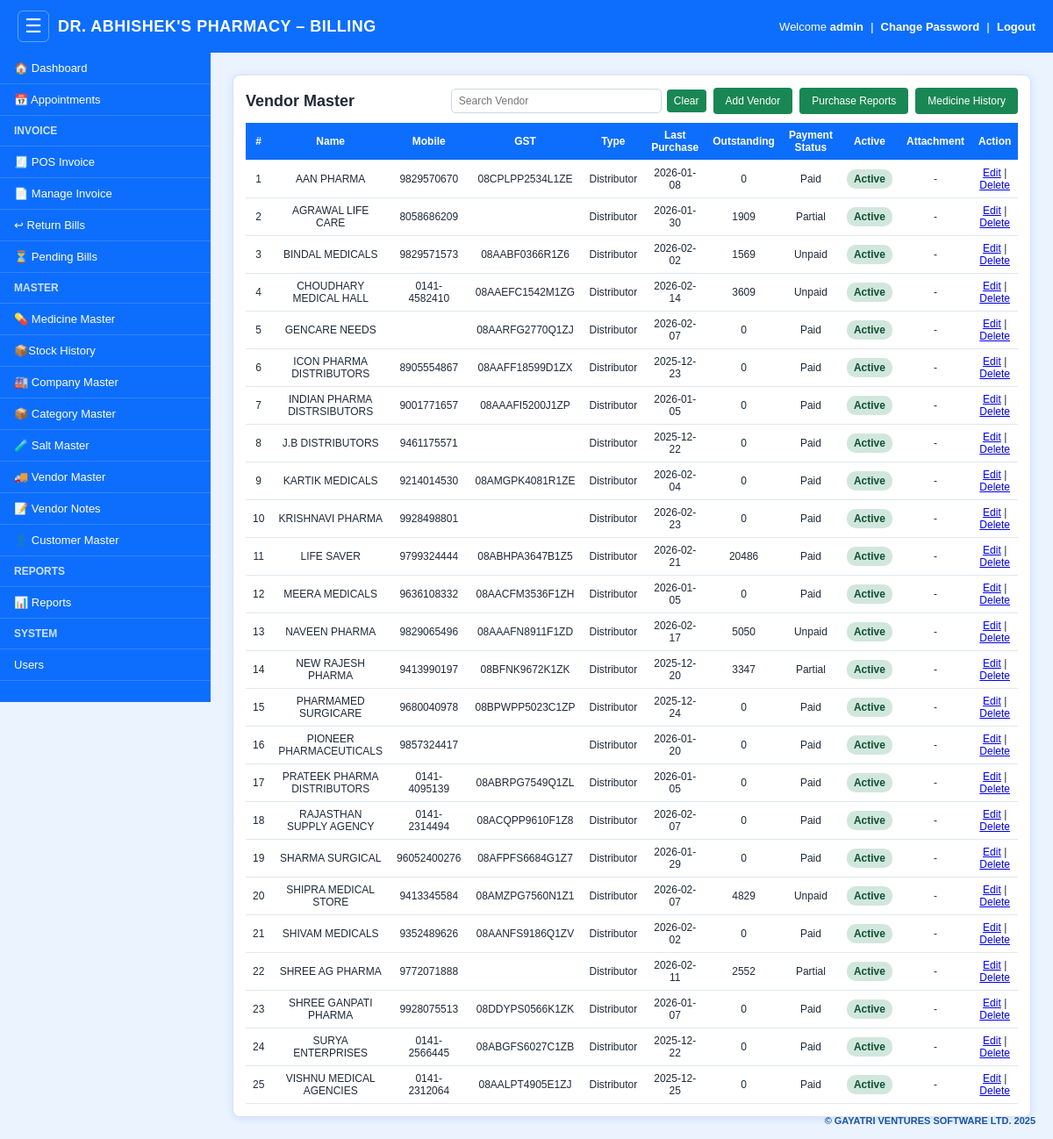
The page /vendor (signed in) on the database its author committed.
### models.py (models this page shows)
class Vendor(db.Model):
    __tablename__ = "vendor"
    id = db.Column(db.Integer, primary_key=True)
    name = db.Column(db.String(150), nullable=False)
    mobile = db.Column(db.String(20))
    email = db.Column(db.String(120))
    gst_no = db.Column(db.String(30))
    shop_name = db.Column(db.String(150))
    area = db.Column(db.String(150))
    city = db.Column(db.String(100))
    state = db.Column(db.String(100))
    pincode = db.Column(db.String(20))
    address = db.Column(db.String(255))
    vendor_type = db.Column(db.String(50))
    credit_days = db.Column(db.Integer, default=0)
    credit_limit = db.Column(db.Float, default=0)
    bank_name = db.Column(db.String(100))
    account_holder_name = db.Column(db.String(150))
    account_no = db.Column(db.String(50))
    ifsc = db.Column(db.String(20))
    upi = db.Column(db.String(50))
    categories = db.Column(db.String(255))
    salts = db.Column(db.String(255))
    last_purchase_date = db.Column(db.Date)
    total_purchases = db.Column(db.Float, default=0)
    outstanding_balance = db.Column(db.Float, default=0)
    payment_status = db.Column(db.String(30))
    rate_history = db.Column(db.Text)
    default_payment_mode = db.Column(db.String(20))
    notes = db.Column(db.Text)
    attachment_ref = db.Column(db.String(255))
    is_active = db.Column(db.Boolean, default=True)
    created_at = db.Column(db.DateTime, default=datetime.utcnow)

### app.py (the view)
@app.route("/vendor")
@login_required
def vendor():
    vendors = Vendor.query.order_by(Vendor.name).all()
    return render_template("vendor.html", vendors=vendors)

### app.py (called while the page is built)
def login_required(f):
    @wraps(f)
    def w(*args, **kwargs):
        if not session.get("user_id"):
            return redirect("/login")
        return f(*args, **kwargs)
    return w

### templates/vendor.html (shortened to what this page needs)
{% extends "base.html" %}
{% block body %}
<div class="card">
    <div class="toolbar">
        <h2>Vendor Master</h2>
        <div class="toolbar-actions">
            <div class="search-wrap">
                <input type="text" id="vendorSearch" class="search-input" placeholder="Search Vendor" aria-label="Search Vendor">
                <button type="button" class="add-btn" id="clearVendorSearch">Clear</button>
            </div>
            <a href="/vendor/add" class="add-btn">Add Vendor</a>
            <a href="/vendor/reports" class="add-btn">Purchase Reports</a>
            <a href="/vendor/medicine-history" class="add-btn">Medicine History</a>
        </div>
    </div>
    <div class="table-wrap">
    <table>
        <tr>
            <th>#</th>
            <th>Name</th>
            <th>Mobile</th>
            <th>GST</th>
            <th>Type</th>
            <th>Last Purchase</th>
            <th>Outstanding</th>
            <th>Payment Status</th>
            <th>Active</th>
            <th>Attachment</th>
            <th>Action</th>
        </tr>
        {% for v in vendors %}
        <tr class="vendor-row">
            <td>{{ loop.index }}</td>
            <td>{{ v.name }}</td>
            <td>{{ v.mobile }}</td>
            <td>{{ v.gst_no }}</td>
            <td>{{ v.vendor_type }}</td>
            <td>{{ v.last_purchase_date if v.last_purchase_date else '-' }}</td>
            <td>{{ "%.0f"|format(v.outstanding_balance or 0) }}</td>
            <td>{{ v.payment_status }}</td>
            <td>
                {% if v.is_active %}
                    <span class="badge badge-active">Active</span>
                {% else %}
                    <span class="badge badge-inactive">Inactive</span>
                {% endif %}
            </td>
            <td>
                {% if v.attachment_ref %}
                    <a href="/static/uploads/vendors/{{ v.attachment_ref }}" target="_blank">View</a>
                {% else %}
                    -
                {% endif %}
            </td>
            <td>
                <a href="/vendor/edit/{{ v.id }}" title="Edit">Edit</a> |
                <a href="/vendor/delete/{{ v.id }}" onclick="return confirm('Delete this vendor?')" title="Delete">Delete</a>
            </td>
        </tr>
        {% endfor %}
    </table>
    </div>
</div>
{% endblock %}

### templates/base.html (style rules this page uses)
* { box-sizing: border-box; }
body { margin: 0; font-family: Arial, sans-serif; background: #eaf3ff; }
:root { --primary: #0d6efd; --primary-dark: #084298; --success: #198754; --danger: #dc3545; --warning: #ffc107; --muted: #6c757d; --bg: #eaf3ff; --card: #ffffff; --border: #d9e2ef; --shadow: 0 2px 10px rgba(13, 110, 253, 0.12); --text: #1f2937; }
body { background: var(--bg); color: var(--text); }
.content .card, .content .form-card { background: var(--card); padding: 18px; border-radius: 8px; box-shadow: var(--shadow); border: 1px solid var(--border); width: 100%; overflow-x: auto; }
.content .card h2, .content .card h3, .content .form-card h2, .content .form-card h3 { margin-top: 0; }
.table-wrap { width: 100%; overflow-x: auto; }
.content table { width: 100%; border-collapse: collapse; background: var(--card); }
.content th, .content td { padding: 10px 12px; border-bottom: 1px solid #e0e6f0; text-align: center; font-size: 14px; }
.content th { background: var(--primary); color: #fff; font-weight: 700; }
.btn, .add-btn, .btn-add, .btn-edit, .btn-pass, .btn-del, .restore, .delete { display: inline-block; padding: 8px 14px; border-radius: 6px; text-decoration: none; font-size: 14px; font-weight: 600; border: none; cursor: pointer; }
.btn-success, .btn-add, .add-btn, .restore { background: var(--success); color: #fff; }
.badge { padding: 4px 10px; border-radius: 999px; font-size: 12px; font-weight: 700; display: inline-block; }
.badge-active { background: #d1e7dd; color: #0f5132; }
.form-control, .content input:not([type="checkbox"]):not([type="radio"]), .content select, .content textarea { width: 100%; padding: 8px 10px; border: 1px solid #cfd8e3; border-radius: 5px; font-size: 14px; background: #fff; }
.content h2 { font-size: 18px !important; }
.content p, .content li, .content label, .content span, .content a, .content td, .content th, .content small, .content strong, .content b, .content input:not([type="checkbox"]):not([type="radio"]), .content select, .content textarea, .content button, .content .btn, .content .add-btn, .content .btn-add, .content .btn-edit, .content .btn-pass, .content .btn-del, .content .filter-btn, .content .delete-btn { font-size: 12px !important; }
.content th, .content td { padding: 7px 8px !important; }
.content input:not([type="checkbox"]):not([type="radio"]), .content select, .content textarea, .content button, .content .btn { padding: 6px 8px !important; }
.content .card, .content .form-card { padding: 14px !important; }

### templates/vendor.html (style rules this page uses)
.card { background: white; padding: 15px; border-radius: 6px; box-shadow: 0 0 6px #cfd8e3; }
.toolbar { display: flex; justify-content: space-between; align-items: center; gap: 12px; margin-bottom: 10px; flex-wrap: wrap; }
.toolbar h2 { margin: 0; }
.toolbar-actions { display: flex; align-items: center; gap: 8px; margin-left: auto; flex-wrap: wrap; }
.search-wrap { display: flex; align-items: center; gap: 6px; }
.search-input { min-width: 240px; padding: 8px 10px; border: 1px solid #ced4da; border-radius: 4px; }
table { width: 100%; border-collapse: collapse; }
th { background: #0d6efd; color: white; padding: 10px; }
td { padding: 10px; border-bottom: 1px solid #ddd; text-align: center; }
.table-wrap { width: 100%; overflow-x: auto; }
.add-btn { background: #198754; color: white; padding: 8px 14px; text-decoration: none; border-radius: 4px; border: none; cursor: pointer; font: inherit; }
.badge { padding: 4px 8px; border-radius: 10px; font-size: 12px; font-weight: 600; }
.badge-active { background: #d1e7dd; color: #0f5132; }

### rows shown on the page
Vendor: name "AAN PHARMA", mobile "9829570670", gst_no "08CPLPP2534L1ZE", vendor_type "Distributor", last_purchase_date "2026-01-08", outstanding_balance "0", payment_status "Paid", is_active "Active"
Vendor: name "AGRAWAL LIFE CARE", mobile "8058686209", vendor_type "Distributor", last_purchase_date "2026-01-30", outstanding_balance "1909", payment_status "Partial", is_active "Active"
Vendor: name "BINDAL MEDICALS", mobile "9829571573", gst_no "08AABF0366R1Z6", vendor_type "Distributor", last_purchase_date "2026-02-02", outstanding_balance "1569", payment_status "Unpaid", is_active "Active"
Vendor: name "CHOUDHARY MEDICAL HALL", mobile "0141-4582410", gst_no "08AAEFC1542M1ZG", vendor_type "Distributor", last_purchase_date "2026-02-14", outstanding_balance "3609", payment_status "Unpaid", is_active "Active"
Vendor: name "GENCARE NEEDS", gst_no "08AARFG2770Q1ZJ", vendor_type "Distributor", last_purchase_date "2026-02-07", outstanding_balance "0", payment_status "Paid", is_active "Active"
Vendor: name "ICON PHARMA DISTRIBUTORS", mobile "8905554867", gst_no "08AAFF18599D1ZX", vendor_type "Distributor", last_purchase_date "2025-12-23", outstanding_balance "0", payment_status "Paid", is_active "Active"
Vendor: name "INDIAN PHARMA DISTRSIBUTORS", mobile "9001771657", gst_no "08AAAFI5200J1ZP", vendor_type "Distributor", last_purchase_date "2026-01-05", outstanding_balance "0", payment_status "Paid", is_active "Active"
Vendor: name "J.B DISTRIBUTORS", mobile "9461175571", vendor_type "Distributor", last_purchase_date "2025-12-22", outstanding_balance "0", payment_status "Paid", is_active "Active"
Vendor: name "KARTIK MEDICALS", mobile "9214014530", gst_no "08AMGPK4081R1ZE", vendor_type "Distributor", last_purchase_date "2026-02-04", outstanding_balance "0", payment_status "Paid", is_active "Active"
Vendor: name "KRISHNAVI PHARMA", mobile "9928498801", vendor_type "Distributor", last_purchase_date "2026-02-23", outstanding_balance "0", payment_status "Paid", is_active "Active"
Vendor: name "LIFE SAVER", mobile "9799324444", gst_no "08ABHPA3647B1Z5", vendor_type "Distributor", last_purchase_date "2026-02-21", outstanding_balance "20486", payment_status "Paid", is_active "Active"
Vendor: name "MEERA MEDICALS", mobile "9636108332", gst_no "08AACFM3536F1ZH", vendor_type "Distributor", last_purchase_date "2026-01-05", outstanding_balance "0", payment_status "Paid", is_active "Active"
Vendor: name "NAVEEN PHARMA", mobile "9829065496", gst_no "08AAAFN8911F1ZD", vendor_type "Distributor", last_purchase_date "2026-02-17", outstanding_balance "5050", payment_status "Unpaid", is_active "Active"
Vendor: name "NEW RAJESH PHARMA", mobile "9413990197", gst_no "08BFNK9672K1ZK", vendor_type "Distributor", last_purchase_date "2025-12-20", outstanding_balance "3347", payment_status "Partial", is_active "Active"
Vendor: name "PHARMAMED SURGICARE", mobile "9680040978", gst_no "08BPWPP5023C1ZP", vendor_type "Distributor", last_purchase_date "2025-12-24", outstanding_balance "0", payment_status "Paid", is_active "Active"
Vendor: name "PIONEER PHARMACEUTICALS", mobile "9857324417", vendor_type "Distributor", last_purchase_date "2026-01-20", outstanding_balance "0", payment_status "Paid", is_active "Active"
Vendor: name "PRATEEK PHARMA DISTRIBUTORS", mobile "0141-4095139", gst_no "08ABRPG7549Q1ZL", vendor_type "Distributor", last_purchase_date "2026-01-05", outstanding_balance "0", payment_status "Paid", is_active "Active"
Vendor: name "RAJASTHAN SUPPLY AGENCY", mobile "0141-2314494", gst_no "08ACQPP9610F1Z8", vendor_type "Distributor", last_purchase_date "2026-02-07", outstanding_balance "0", payment_status "Paid", is_active "Active"
Vendor: name "SHARMA SURGICAL", mobile "96052400276", gst_no "08AFPFS6684G1Z7", vendor_type "Distributor", last_purchase_date "2026-01-29", outstanding_balance "0", payment_status "Paid", is_active "Active"
Vendor: name "SHIPRA MEDICAL STORE", mobile "9413345584", gst_no "08AMZPG7560N1Z1", vendor_type "Distributor", last_purchase_date "2026-02-07", outstanding_balance "4829", payment_status "Unpaid", is_active "Active"
Vendor: name "SHIVAM MEDICALS", mobile "9352489626", gst_no "08AANFS9186Q1ZV", vendor_type "Distributor", last_purchase_date "2026-02-02", outstanding_balance "0", payment_status "Paid", is_active "Active"
Vendor: name "SHREE AG PHARMA", mobile "9772071888", vendor_type "Distributor", last_purchase_date "2026-02-11", outstanding_balance "2552", payment_status "Partial", is_active "Active"
Vendor: name "SHREE GANPATI PHARMA", mobile "9928075513", gst_no "08DDYPS0566K1ZK", vendor_type "Distributor", last_purchase_date "2026-01-07", outstanding_balance "0", payment_status "Paid", is_active "Active"
Vendor: name "SURYA ENTERPRISES", mobile "0141-2566445", gst_no "08ABGFS6027C1ZB", vendor_type "Distributor", last_purchase_date "2025-12-22", outstanding_balance "0", payment_status "Paid", is_active "Active"
Vendor: name "VISHNU MEDICAL AGENCIES", mobile "0141-2312064", gst_no "08AALPT4905E1ZJ", vendor_type "Distributor", last_purchase_date "2025-12-25", outstanding_balance "0", payment_status "Paid", is_active "Active"

### other values the page prints
{{ session.get("username") }} "admin"
